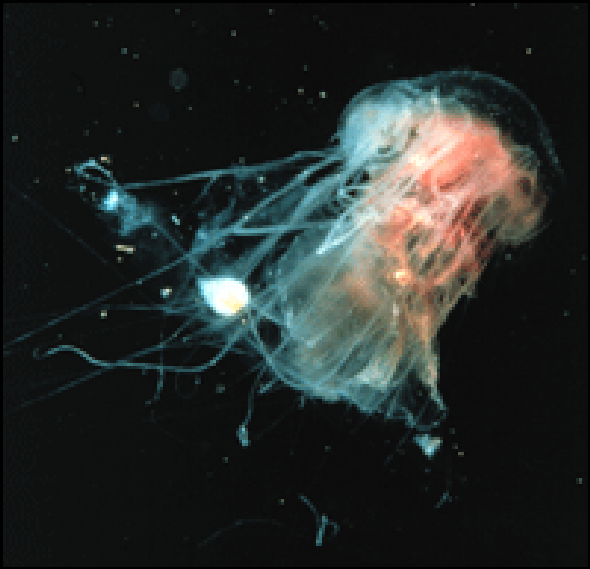
#> input picture examples/hed/jellyfish/F2BA4B3D-1B30-4A37-AF9F5836FF843485_source.gif, 590 x 569 px; its folder holds only this picture in this run
$ python resize.py   (older library calls are emulated)
#> lines starting #> are read from the running program, lines starting #| are printed output that depends on the picture
from PIL import Image
import os
import argparse

parser = argparse.ArgumentParser("resize images")

parser.add_argument('--input-dir', type=str, default="jellyfish")
parser.add_argument('--output-dir', type=str, default="jellyfish256")
parser.add_argument('--size', type=int, default=256)
args = parser.parse_args()

IMAGE_PATH = args.input_dir
OUTPUT_PATH = args.output_dir
size = args.size

def resize(fname):
    im = Image.open(os.path.join(IMAGE_PATH, fname))
#> im is the input picture: PIL image 590x569 P; mean R, G, B 38, 42.3, 40.9
    im = im.resize((size, size), Image.ANTIALIAS)
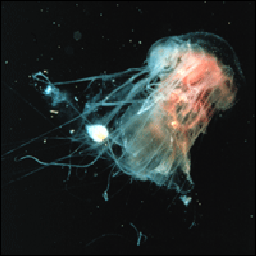
#> im: PIL image 256x256 P; mean R, G, B 38.1, 42.3, 40.9
    if im.mode != 'RGB':
        rgbim = Image.new('RGB', im.size)
#> rgbim: PIL image 256x256 RGB; every value is 0
        rgbim.paste(im)
        im = rgbim
    im.save(os.path.join(OUTPUT_PATH, fname[:-4]+'.jpg'))

images = list(filter(lambda f: not f.startswith('.'), os.listdir(IMAGE_PATH)))
if not os.path.exists(OUTPUT_PATH):
    print('Created output directory {}'.format(OUTPUT_PATH))
    os.makedirs(OUTPUT_PATH)
print('Resizing {:d} images to size {:d}x{:d}'.format(len(images), size, size))

for i in images:
    resize(i)
